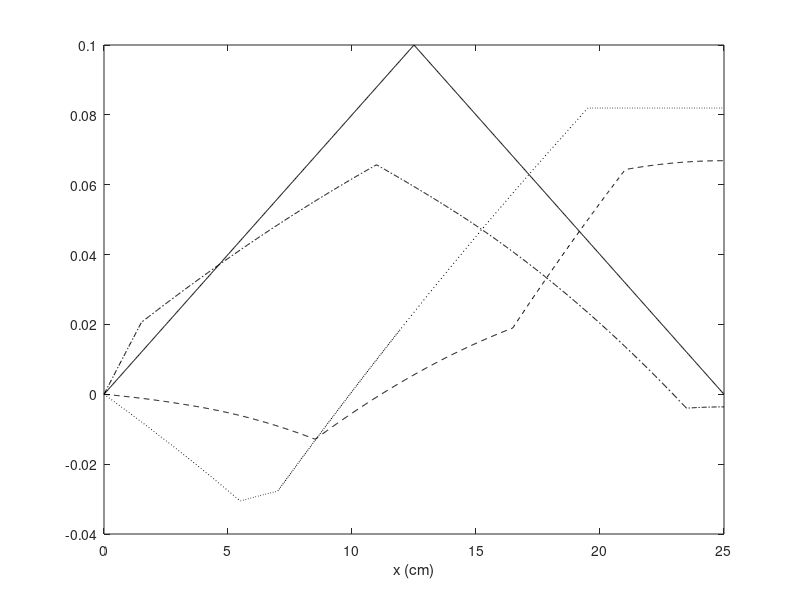

Write the MATLAB code that produced this figure. (Note: this script raises an error after producing the figure.)
% Set values for plotting
xs = linspace(0, 25, 1000);

% Wave speed
c = 2500;

% How far to go along the Fourier series
nmax = 1000;

%% 7.2.3

problem_number = '7.2.3';

% Set time values for this problem
ts = linspace(0, pi, 4);

% Wave function Fourier series
an = @(n, t) (50000000+(-16*sqrt(2)*c^2*pi*(n-1/2)*cos((1/2)*pi*n)+16*sqrt(2)*c^2*pi*(n-1/2)*sin((1/2)*pi*n)-16*c^2*pi*n*(-1)^(1+n)-8*c^2*pi*(-1)^n-50000000)*cos((1/50)*c*(2*n-1)*pi*t))/(5*(2*n-1)^3*pi^3*c^2);

us = zeros(length(ts), length(xs));
row = 1;

for t = ts
  u = 0;

  for n = 1:nmax
    u = u + an(n, t) * sin((2*n-1)*pi*xs/50);
  end

  us(row, :) = u;
  row = row + 1;
end

figure();
plot( ...
  xs, us(1, :), 'k', ...
  xs, us(2, :), 'k:', ...
  xs, us(3, :), 'k-.', ...
  xs, us(4, :), 'k--' ...
)

xlabel('x (cm)');
xlim([0, 25]);
legend(strcat('u(x,t) with t=', string(ts)));
title(strcat(problem_number, ' (n=', num2str(nmax), ')'));

%% 7.2.5

problem_number = '7.2.5';

% Set time values for this problem
ts = linspace(0, 0.04, 4);

% Wave function Fourier series
a0 = @(t) 500*t^2 + 1/20;
an = @(n, t) (2*(2*cos((1/2)*n*pi)-1-(-1)^n))/(5*n^2*pi^2)*cos(c*n*pi*t/25);

us = zeros(length(ts), length(xs));
row = 1;

for t = ts
  u = a0(t);

  for n = 1:nmax
    u = u + an(n, t) * cos(n*pi*xs/25);
  end

  us(row, :) = u;
  row = row + 1;
end

figure();
plot( ...
  xs, us(1, :), 'k', ...
  xs, us(2, :), 'k:', ...
  xs, us(3, :), 'k-.', ...
  xs, us(4, :), 'k--' ...
)

xlabel('x (cm)');
xlim([0, 25]);
legend(strcat('u(x,t) with t=', string(ts)));
title(strcat(problem_number, ' (n=', num2str(nmax), ')'));
